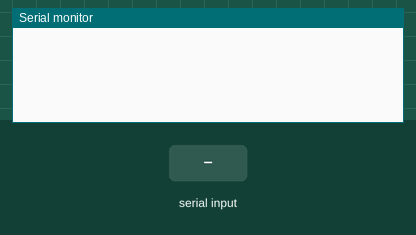
Simulated run of this sketch. Board: Arduino Mega 2560, built with avr-gcc and run on an emulated ATmega2560. On the bench: the last lines printed to the serial monitor. The test bench sets the inputs (shaded band).

Above: at 1.2 s.
1.3 s: "f" received over the second serial link
At 1.9 s:
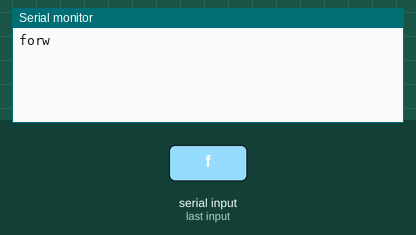
2.8 s: "b" received over the second serial link
At 4.0 s:
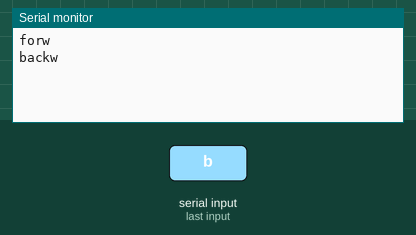
4.3 s: "l" received over the second serial link
At 5.4 s:
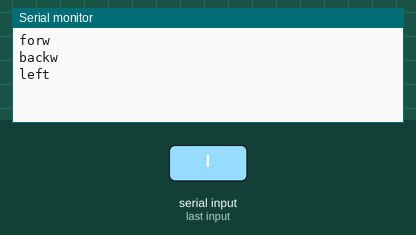
5.8 s: "r" received over the second serial link
At 6.6 s:
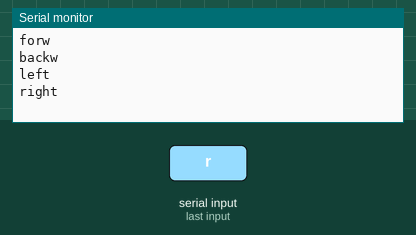

Measured:
- after the input at 1.3 s, the serial monitor: prints a new line at once (image 1)
- after the input at 2.8 s, the serial monitor: prints a new line at once (image 2)
- after the input at 4.3 s, the serial monitor: prints a new line at once (image 3)
- after the input at 5.8 s, the serial monitor: prints a new line at once (image 4)

The sketch:

RX.ino
```cpp
//#include <SoftwareSerial.h>

#define device 0x38

#define headNbody 3
#define Arms 5
#define Legs 9


char val;

void setup() {
   Serial.begin(9600);
   Serial3.begin(9600);

}

void loop() {

  while(Serial3.available())
    {
    val = Serial3.read();

    if(val == 'f'){
      Serial.println("forw");
    }
    if(val == 'b'){
      Serial.println("backw");
    }
    if(val == 'l'){
      Serial.println("left");
    }
    if(val == 'r'){
      Serial.println("right");
    }
    }

}
```
